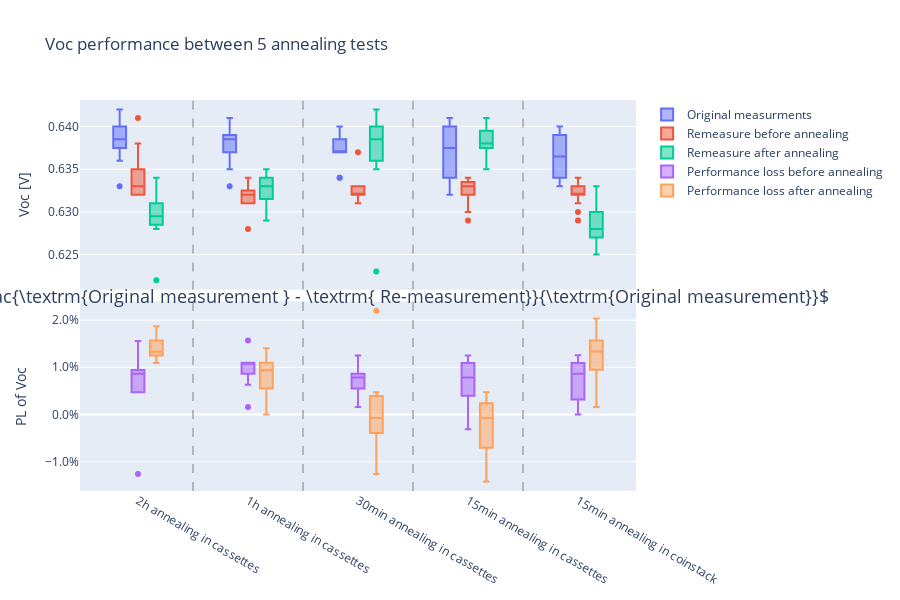

Source (notebook cell):
### Code cell
Annealing_test_wide_V = Annealing_test_wide[Annealing_test_wide['Voc_PLaA'] < 0.1]
Annealing_test_wide_V = Annealing_test_wide_V[Annealing_test_wide_V['Voc_PLbA'] < 0.1]

fig_V = make_subplots(rows=2, cols=1,shared_xaxes = True,vertical_spacing=0.03)

fig_V.add_trace(
    go.Box(y=Annealing_test_wide_V['Voc [V]'], x = Annealing_test_wide_V["Notes"], 
           name = "Original measurments", offsetgroup = "A"),
    row=1, col=1
)

fig_V.add_trace(
    go.Box(y=Annealing_test_wide_V['Voc [V].1'], x = Annealing_test_wide_V["Notes"], 
           name = "Remeasure before annealing", offsetgroup = "B"),
    row=1, col=1
)

fig_V.add_trace(
    go.Box(y=Annealing_test_wide_V['Voc [V].2'], x = Annealing_test_wide_V["Notes"], 
           name = "Remeasure after annealing", offsetgroup = "C"),
    row=1, col=1,
)

fig_V.add_trace(
    go.Box(y=Annealing_test_wide_V['Voc_PLbA'], x = Annealing_test_wide_V["Notes"], 
           name = "Performance loss before annealing", offsetgroup = "B"),
    row=2, col=1
)

fig_V.add_trace(
    go.Box(y=Annealing_test_wide_V['Voc_PLaA'], x = Annealing_test_wide_V["Notes"], 
           name = "Performance loss after annealing", offsetgroup = "C"),
    row=2, col=1
)
vx = 0.5
fig_V.add_vline(x=vx, line_width=1, line_dash="dash", line_color="grey")
fig_V.add_vline(x=vx+1, line_width=1, line_dash="dash", line_color="grey")
fig_V.add_vline(x=vx+2, line_width=1, line_dash="dash", line_color="grey")
fig_V.add_vline(x=vx+3, line_width=1, line_dash="dash", line_color="grey")

fig_V.add_annotation(yref='paper', xref='paper', y=0.5,x = 1.35,showarrow=False, font_size =18,
            text=r'$ \textrm{ Performance Loss (PL) } \\\ = \\\ \frac{\textrm{Original measurement } - \textrm{ Re-measurement}}{\textrm{Original measurement}}$')

fig_V.update_layout(title="Voc performance between 5 annealing tests",
                     boxmode='group', height=600, width=900,
                     boxgap=0.5,
                     yaxis=dict(title="Voc [V]", tickformat=".3f"),
                     yaxis2=dict(title="PL of Voc", tickformat=".1%")
                    ) 
fig_V.show()
fig_V.write_image("2.1.V Voc performance between 5 annealing tests.png", scale=3, width=900, height=600)

### Figure 1 — Plotly figure (JSON) as saved in the notebook; plotly's stock layout.template omitted (floating-point values rounded to 4 significant figures)
{"data": [{"name": "Original measurments", "offsetgroup": "A", "type": "box", "x": ["2h annealing in cassettes", "2h annealing in cassettes", "2h annealing in cassettes", "2h annealing in cassettes", "2h annealing in cassettes", "2h annealing in cassettes", "2h annealing in cassettes", "2h annealing in cassettes", "2h annealing in cassettes", "2h annealing in cassettes", "2h annealing in cassettes", "2h annealing in cassettes", "1h annealing in cassettes ", "1h annealing in cassettes ", "1h annealing in cassettes ", "1h annealing in cassettes ", "1h annealing in cassettes ", "1h annealing in cassettes ", "1h annealing in cassettes ", "1h annealing in cassettes ", "1h annealing in cassettes ", "1h annealing in cassettes ", "1h annealing in cassettes ", "1h annealing in cassettes ", "30min annealing in cassettes", "30min annealing in cassettes", "30min annealing in cassettes", "30min annealing in cassettes", "30min annealing in cassettes", "30min annealing in cassettes", "30min annealing in cassettes", "30min annealing in cassettes", "30min annealing in cassettes", "30min annealing in cassettes", "30min annealing in cassettes", "30min annealing in cassettes", "15min annealing in cassettes", "15min annealing in cassettes", "15min annealing in cassettes", "15min annealing in cassettes", "15min annealing in cassettes", "15min annealing in cassettes", "15min annealing in cassettes", "15min annealing in cassettes", "15min annealing in cassettes", "15min annealing in cassettes", "15min annealing in cassettes", "15min annealing in cassettes", "15min annealing in coinstack", "15min annealing in coinstack", "15min annealing in coinstack", "15min annealing in coinstack", "15min annealing in coinstack", "15min annealing in coinstack", "15min annealing in coinstack", "15min annealing in coinstack", "15min annealing in coinstack", "15min annealing in coinstack", "15min annealing in coinstack", "15min annealing in coinstack", "15min annealing in coinstack", "15min annealing in coinstack"], "xaxis": "x", "y": [0.633, 0.641, 0.639, 0.637, 0.636, 0.638, 0.639, 0.638, 0.638, 0.639, 0.642, 0.641, 0.637, 0.638, 0.639, 0.641, 0.639, 0.633, 0.638, 0.64, 0.639, 0.637, 0.639, 0.635, 0.64, 0.637, 0.637, 0.639, 0.637, 0.637, 0.638, 0.637, 0.634, 0.637, 0.64, 0.634, 0.641, 0.635, 0.634, 0.64, 0.633, 0.637, 0.638, 0.634, 0.641, 0.639, 0.64, 0.632, 0.635, 0.634, 0.633, 0.636, 0.638, 0.639, 0.64, 0.64, 0.634, 0.635, 0.633, 0.64, 0.637, 0.638], "yaxis": "y"}, {"name": "Remeasure before annealing", "offsetgroup": "B", "type": "box", "x": ["2h annealing in cassettes", "2h annealing in cassettes", "2h annealing in cassettes", "2h annealing in cassettes", "2h annealing in cassettes", "2h annealing in cassettes", "2h annealing in cassettes", "2h annealing in cassettes", "2h annealing in cassettes", "2h annealing in cassettes", "2h annealing in cassettes", "2h annealing in cassettes", "1h annealing in cassettes ", "1h annealing in cassettes ", "1h annealing in cassettes ", "1h annealing in cassettes ", "1h annealing in cassettes ", "1h annealing in cassettes ", "1h annealing in cassettes ", "1h annealing in cassettes ", "1h annealing in cassettes ", "1h annealing in cassettes ", "1h annealing in cassettes ", "1h annealing in cassettes ", "30min annealing in cassettes", "30min annealing in cassettes", "30min annealing in cassettes", "30min annealing in cassettes", "30min annealing in cassettes", "30min annealing in cassettes", "30min annealing in cassettes", "30min annealing in cassettes", "30min annealing in cassettes", "30min annealing in cassettes", "30min annealing in cassettes", "30min annealing in cassettes", "15min annealing in cassettes", "15min annealing in cassettes", "15min annealing in cassettes", "15min annealing in cassettes", "15min annealing in cassettes", "15min annealing in cassettes", "15min annealing in cassettes", "15min annealing in cassettes", "15min annealing in cassettes", "15min annealing in cassettes", "15min annealing in cassettes", "15min annealing in cassettes", "15min annealing in coinstack", "15min annealing in coinstack", "15min annealing in coinstack", "15min annealing in coinstack", "15min annealing in coinstack", "15min annealing in coinstack", "15min annealing in coinstack", "15min annealing in coinstack", "15min annealing in coinstack", "15min annealing in coinstack", "15min annealing in coinstack", "15min annealing in coinstack", "15min annealing in coinstack", "15min annealing in coinstack"], "xaxis": "x", "y": [0.641, 0.638, 0.636, 0.634, 0.632, 0.633, 0.633, 0.632, 0.632, 0.633, 0.632, 0.633, 0.631, 0.631, 0.632, 0.634, 0.632, 0.632, 0.628, 0.633, 0.632, 0.632, 0.633, 0.631, 0.637, 0.633, 0.631, 0.632, 0.632, 0.633, 0.633, 0.632, 0.633, 0.632, 0.632, 0.632, 0.634, 0.633, 0.629, 0.633, 0.63, 0.632, 0.633, 0.632, 0.633, 0.634, 0.633, 0.634, 0.634, 0.629, 0.633, 0.632, 0.632, 0.633, 0.633, 0.632, 0.632, 0.633, 0.632, 0.633, 0.631, 0.63], "yaxis": "y"}, {"name": "Remeasure after annealing", "offsetgroup": "C", "type": "box", "x": ["2h annealing in cassettes", "2h annealing in cassettes", "2h annealing in cassettes", "2h annealing in cassettes", "2h annealing in cassettes", "2h annealing in cassettes", "2h annealing in cassettes", "2h annealing in cassettes", "2h annealing in cassettes", "2h annealing in cassettes", "2h annealing in cassettes", "2h annealing in cassettes", "1h annealing in cassettes ", "1h annealing in cassettes ", "1h annealing in cassettes ", "1h annealing in cassettes ", "1h annealing in cassettes ", "1h annealing in cassettes ", "1h annealing in cassettes ", "1h annealing in cassettes ", "1h annealing in cassettes ", "1h annealing in cassettes ", "1h annealing in cassettes ", "1h annealing in cassettes ", "30min annealing in cassettes", "30min annealing in cassettes", "30min annealing in cassettes", "30min annealing in cassettes", "30min annealing in cassettes", "30min annealing in cassettes", "30min annealing in cassettes", "30min annealing in cassettes", "30min annealing in cassettes", "30min annealing in cassettes", "30min annealing in cassettes", "30min annealing in cassettes", "15min annealing in cassettes", "15min annealing in cassettes", "15min annealing in cassettes", "15min annealing in cassettes", "15min annealing in cassettes", "15min annealing in cassettes", "15min annealing in cassettes", "15min annealing in cassettes", "15min annealing in cassettes", "15min annealing in cassettes", "15min annealing in cassettes", "15min annealing in cassettes", "15min annealing in coinstack", "15min annealing in coinstack", "15min annealing in coinstack", "15min annealing in coinstack", "15min annealing in coinstack", "15min annealing in coinstack", "15min annealing in coinstack", "15min annealing in coinstack", "15min annealing in coinstack", "15min annealing in coinstack", "15min annealing in coinstack", "15min annealing in coinstack", "15min annealing in coinstack", "15min annealing in coinstack"], "xaxis": "x", "y": [0.622, 0.629, 0.628, 0.629, 0.628, 0.629, 0.63, 0.631, 0.63, 0.631, 0.633, 0.634, 0.629, 0.631, 0.633, 0.632, 0.632, 0.633, 0.631, 0.634, 0.633, 0.634, 0.635, 0.634, 0.637, 0.635, 0.623, 0.636, 0.636, 0.638, 0.64, 0.64, 0.639, 0.639, 0.64, 0.642, 0.638, 0.64, 0.635, 0.638, 0.637, 0.638, 0.638, 0.639, 0.64, 0.637, 0.639, 0.641, 0.628, 0.628, 0.632, 0.627, 0.625, 0.628, 0.63, 0.631, 0.626, 0.628, 0.63, 0.627, 0.627, 0.633], "yaxis": "y"}, {"name": "Performance loss before annealing", "offsetgroup": "B", "type": "box", "x": ["2h annealing in cassettes", "2h annealing in cassettes", "2h annealing in cassettes", "2h annealing in cassettes", "2h annealing in cassettes", "2h annealing in cassettes", "2h annealing in cassettes", "2h annealing in cassettes", "2h annealing in cassettes", "2h annealing in cassettes", "2h annealing in cassettes", "2h annealing in cassettes", "1h annealing in cassettes ", "1h annealing in cassettes ", "1h annealing in cassettes ", "1h annealing in cassettes ", "1h annealing in cassettes ", "1h annealing in cassettes ", "1h annealing in cassettes ", "1h annealing in cassettes ", "1h annealing in cassettes ", "1h annealing in cassettes ", "1h annealing in cassettes ", "1h annealing in cassettes ", "30min annealing in cassettes", "30min annealing in cassettes", "30min annealing in cassettes", "30min annealing in cassettes", "30min annealing in cassettes", "30min annealing in cassettes", "30min annealing in cassettes", "30min annealing in cassettes", "30min annealing in cassettes", "30min annealing in cassettes", "30min annealing in cassettes", "30min annealing in cassettes", "15min annealing in cassettes", "15min annealing in cassettes", "15min annealing in cassettes", "15min annealing in cassettes", "15min annealing in cassettes", "15min annealing in cassettes", "15min annealing in cassettes", "15min annealing in cassettes", "15min annealing in cassettes", "15min annealing in cassettes", "15min annealing in cassettes", "15min annealing in cassettes", "15min annealing in coinstack", "15min annealing in coinstack", "15min annealing in coinstack", "15min annealing in coinstack", "15min annealing in coinstack", "15min annealing in coinstack", "15min annealing in coinstack", "15min annealing in coinstack", "15min annealing in coinstack", "15min annealing in coinstack", "15min annealing in coinstack", "15min annealing in coinstack", "15min annealing in coinstack", "15min annealing in coinstack"], "xaxis": "x2", "y": [-0.01264, 0.00468, 0.004695, 0.00471, 0.006289, 0.007837, 0.00939, 0.009404, 0.009404, 0.00939, 0.01558, 0.01248, 0.009419, 0.01097, 0.01095, 0.01092, 0.01095, 0.00158, 0.01567, 0.01094, 0.01095, 0.007849, 0.00939, 0.006299, 0.004687, 0.006279, 0.009419, 0.01095, 0.007849, 0.006279, 0.007837, 0.007849, 0.001577, 0.007849, 0.0125, 0.003155, 0.01092, 0.00315, 0.007886, 0.01094, 0.004739, 0.007849, 0.007837, 0.003155, 0.01248, 0.007825, 0.01094, -0.003165, 0.001575, 0.007886, 0, 0.006289, 0.009404, 0.00939, 0.01094, 0.0125, 0.003155, 0.00315, 0.00158, 0.01094, 0.009419, 0.01254], "yaxis": "y2"}, {"name": "Performance loss after annealing", "offsetgroup": "C", "type": "box", "x": ["2h annealing in cassettes", "2h annealing in cassettes", "2h annealing in cassettes", "2h annealing in cassettes", "2h annealing in cassettes", "2h annealing in cassettes", "2h annealing in cassettes", "2h annealing in cassettes", "2h annealing in cassettes", "2h annealing in cassettes", "2h annealing in cassettes", "2h annealing in cassettes", "1h annealing in cassettes ", "1h annealing in cassettes ", "1h annealing in cassettes ", "1h annealing in cassettes ", "1h annealing in cassettes ", "1h annealing in cassettes ", "1h annealing in cassettes ", "1h annealing in cassettes ", "1h annealing in cassettes ", "1h annealing in cassettes ", "1h annealing in cassettes ", "1h annealing in cassettes ", "30min annealing in cassettes", "30min annealing in cassettes", "30min annealing in cassettes", "30min annealing in cassettes", "30min annealing in cassettes", "30min annealing in cassettes", "30min annealing in cassettes", "30min annealing in cassettes", "30min annealing in cassettes", "30min annealing in cassettes", "30min annealing in cassettes", "30min annealing in cassettes", "15min annealing in cassettes", "15min annealing in cassettes", "15min annealing in cassettes", "15min annealing in cassettes", "15min annealing in cassettes", "15min annealing in cassettes", "15min annealing in cassettes", "15min annealing in cassettes", "15min annealing in cassettes", "15min annealing in cassettes", "15min annealing in cassettes", "15min annealing in cassettes", "15min annealing in coinstack", "15min annealing in coinstack", "15min annealing in coinstack", "15min annealing in coinstack", "15min annealing in coinstack", "15min annealing in coinstack", "15min annealing in coinstack", "15min annealing in coinstack", "15min annealing in coinstack", "15min annealing in coinstack", "15min annealing in coinstack", "15min annealing in coinstack", "15min annealing in coinstack", "15min annealing in coinstack"], "xaxis": "x2", "y": [0.01738, 0.01872, 0.01721, 0.01256, 0.01258, 0.01411, 0.01408, 0.01097, 0.01254, 0.01252, 0.01402, 0.01092, 0.01256, 0.01097, 0.00939, 0.01404, 0.01095, 0, 0.01097, 0.009375, 0.00939, 0.00471, 0.00626, 0.001575, 0.004687, 0.00314, 0.02198, 0.004695, 0.00157, -0.00157, -0.003135, -0.00471, -0.007886, -0.00314, 0, -0.01262, 0.00468, -0.007874, -0.001577, 0.003125, -0.006319, -0.00157, 0, -0.007886, 0.00156, 0.00313, 0.001562, -0.01424, 0.01102, 0.009464, 0.00158, 0.01415, 0.02038, 0.01721, 0.01562, 0.01406, 0.01262, 0.01102, 0.004739, 0.02031, 0.0157, 0.007837], "yaxis": "y2"}], "layout": {"annotations": [{"font": {"size": 18}, "showarrow": false, "text": "$ \\textrm{ Performance Loss (PL) } \\\\\\ = \\\\\\ \\frac{\\textrm{Original measurement } - \\textrm{ Re-measurement}}{\\textrm{Original measurement}}$", "x": 1.35, "xref": "paper", "y": 0.5, "yref": "paper"}], "boxgap": 0.5, "boxmode": "group", "height": 600, "shapes": [{"line": {"color": "grey", "dash": "dash", "width": 1}, "type": "line", "x0": 0.5, "x1": 0.5, "xref": "x", "y0": 0, "y1": 1, "yref": "y domain"}, {"line": {"color": "grey", "dash": "dash", "width": 1}, "type": "line", "x0": 0.5, "x1": 0.5, "xref": "x2", "y0": 0, "y1": 1, "yref": "y2 domain"}, {"line": {"color": "grey", "dash": "dash", "width": 1}, "type": "line", "x0": 1.5, "x1": 1.5, "xref": "x", "y0": 0, "y1": 1, "yref": "y domain"}, {"line": {"color": "grey", "dash": "dash", "width": 1}, "type": "line", "x0": 1.5, "x1": 1.5, "xref": "x2", "y0": 0, "y1": 1, "yref": "y2 domain"}, {"line": {"color": "grey", "dash": "dash", "width": 1}, "type": "line", "x0": 2.5, "x1": 2.5, "xref": "x", "y0": 0, "y1": 1, "yref": "y domain"}, {"line": {"color": "grey", "dash": "dash", "width": 1}, "type": "line", "x0": 2.5, "x1": 2.5, "xref": "x2", "y0": 0, "y1": 1, "yref": "y2 domain"}, {"line": {"color": "grey", "dash": "dash", "width": 1}, "type": "line", "x0": 3.5, "x1": 3.5, "xref": "x", "y0": 0, "y1": 1, "yref": "y domain"}, {"line": {"color": "grey", "dash": "dash", "width": 1}, "type": "line", "x0": 3.5, "x1": 3.5, "xref": "x2", "y0": 0, "y1": 1, "yref": "y2 domain"}], "title": {"text": "Voc performance between 5 annealing tests"}, "width": 900, "xaxis": {"anchor": "y", "domain": [0, 1], "matches": "x2", "showticklabels": false}, "xaxis2": {"anchor": "y2", "domain": [0, 1]}, "yaxis": {"anchor": "x", "domain": [0.515, 1], "tickformat": ".3f", "title": {"text": "Voc [V]"}}, "yaxis2": {"anchor": "x2", "domain": [0, 0.485], "tickformat": ".1%", "title": {"text": "PL of Voc"}}}}
